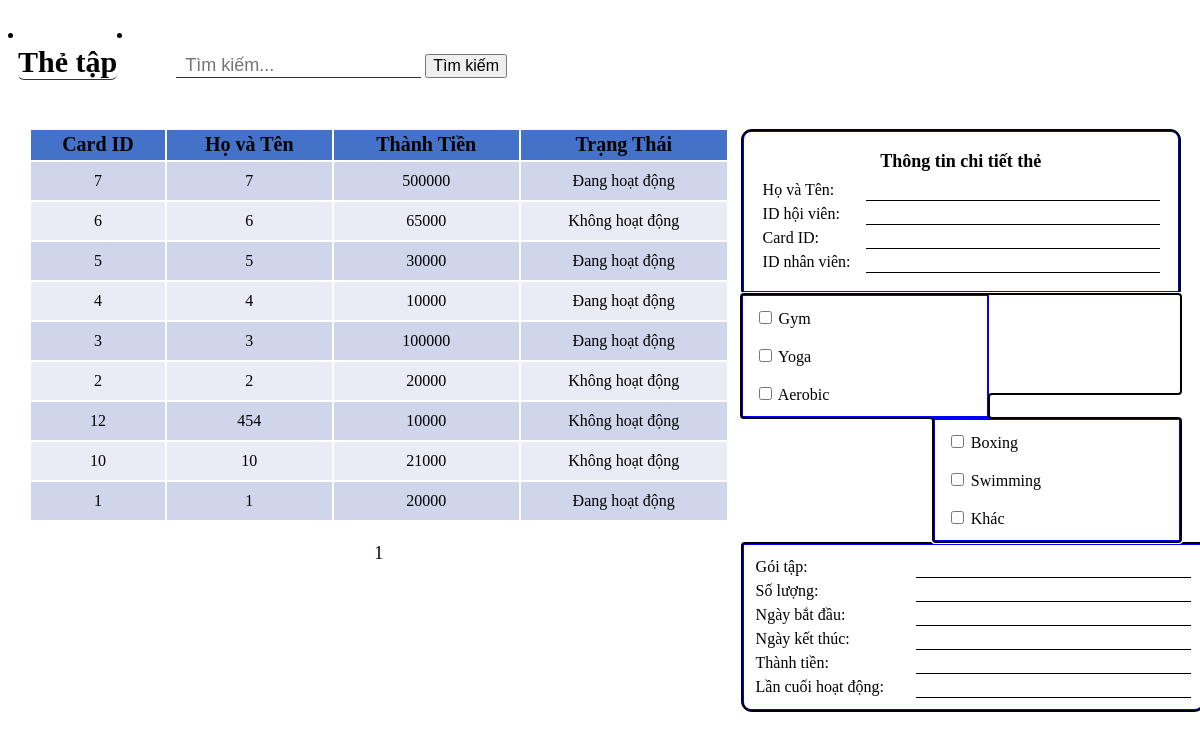
The page /view/the_hien_thi.php on the database its author committed.
### tables this page shows
CREATE TABLE `card` (
  `card_id` varchar(50) NOT NULL,
  `status` tinyint(1) NOT NULL DEFAULT 0,
  `packages` varchar(50) DEFAULT NULL,
  `quantity` int(11) DEFAULT NULL,
  `types_room` varchar(50) DEFAULT NULL,
  `time_start` date DEFAULT NULL,
  `time_end` date DEFAULT NULL,
  `id_hv` varchar(50) DEFAULT NULL,
  `id_nv` varchar(50) DEFAULT NULL,
  `time_private` float DEFAULT NULL,
  `total_money` float NOT NULL
);

CREATE TABLE `tbl_hoi_vien` (
  `id_hv` int(11) NOT NULL,
  `name_hv` varchar(50) NOT NULL,
  `ngay_sinh` date NOT NULL,
  `gioi_tinh` tinyint(1) NOT NULL DEFAULT 0,
  `tuoi` int(11) NOT NULL,
  `sdt` varchar(50) NOT NULL,
  `cmnd` varchar(50) NOT NULL,
  `bien_xe` varchar(50) DEFAULT NULL,
  `diem_tich_luy` float NOT NULL,
  `gmail` varchar(50) NOT NULL
);

### view/the_hien_thi.php (the view, shortened to what this page needs)
<?php
    include_once "../controller/connection.php";
?>
<link rel="stylesheet" href="./assets/css/the.css">
<div class="the_ten-hienthi">
   <li><h2 class = "the_ten1 abc ">Thẻ tập</h2></li>
   <li><div class = "the_ten">
            <form action="<?php echo $_SERVER['PHP_SELF'] ?>" method="post">
            <input class="the_ten1 the_ten-up" type="text" placeholder="Tìm kiếm..." name="cardsearch" height="50px">
            <input class="the_ten-search" type="submit" value="Tìm kiếm">
            </form>
        </div>
    </li>
</div>
<div class='the_div-fixed'>
    <div class="the_div-hienthi">
    <table class="the_table-hienthi">
            <tr class='the_table_row-hienthi the_table-Tieu_de' style="background-color: #4472C8">
                <th>Card ID</th>
                <th id="sort-ten">Họ và Tên</th>
                <th id="sort-tien">Thành Tiền</th>
                <th id="sort-status">Trạng Thái</th>
            </tr>
            <tbody id="the_table_body">
        <?php
            $sort = isset($_GET['sort']) ? $_GET['sort'] : '';
            $keyword = isset($_POST['cardsearch']) ? $_POST['cardsearch'] : "";
            $postb =  "WHERE card_id LIKE '%$keyword%' OR name_hv LIKE '%$keyword%' OR status LIKE '%$keyword%'";
            $p = isset($_GET['page']) ? (int)$_GET['page'] : 1;
            $limit = 11;
            $start = ($p - 1) * $limit;
            if ($sort == '1') {
                $sqlthe1 = "SELECT * FROM card Inner Join tbl_hoi_vien On card.id_hv = tbl_hoi_vien.id_hv ORDER BY name_hv ASC LIMIT $start, $limit";
            } elseif ($sort == '2') {
                $sqlthe1 = "SELECT * FROM card Inner Join tbl_hoi_vien On card.id_hv = tbl_hoi_vien.id_hv ORDER BY name_hv DESC LIMIT $start, $limit";
            } elseif ($sort == '3') {
                $sqlthe1 = "SELECT * FROM card Inner Join tbl_hoi_vien On card.id_hv = tbl_hoi_vien.id_hv ORDER BY total_money ASC LIMIT $start, $limit";
            } elseif ($sort == '4') {
                $sqlthe1 = "SELECT * FROM card Inner Join tbl_hoi_vien On card.id_hv = tbl_hoi_vien.id_hv ORDER BY total_money DESC LIMIT $start, $limit";
            } else {
                $sqlthe1 = "SELECT * FROM card Inner Join tbl_hoi_vien On card.id_hv = tbl_hoi_vien.id_hv $postb ORDER BY card_id DESC LIMIT $start, $limit";
            }
            $query = mysqli_query($mysqli,$sqlthe1);
            while($row = mysqli_fetch_array($query))
        {
        ?>
        <tr class="the_table_row-hienthi">
            <td class ="the_td_hien_thi"><?php echo $row["card_id"]?></td>
            <td class ="the_td_hien_thi"><?php echo $row["name_hv"]?></td>
            <td class ="the_td_hien_thi"><?php echo $row["total_money"]?></td>
            <td class ="the_td_hien_thi">
                <?php
                    if ($row["status"] == 1) {
                        echo "Đang hoạt động";  }
                    else {
                        echo "Không hoạt động";  }
                ?>
            </td>
        <?php
       }
       ?>
        </tbody>
    </table>
    <?php
        $sql_count = "SELECT COUNT(*) as count FROM card INNER JOIN tbl_hoi_vien ON card.id_hv = tbl_hoi_vien.id_hv $postb";
        $result_count = mysqli_query($mysqli, $sql_count);
        $row_count = mysqli_fetch_array($result_count);
        $total = $row_count["count"];
        $page_count = ceil($total / $limit);
        ?><br>
    <center class = "the_page-hienthi" >
        <?php
            for ($i = 1; $i <= $page_count; $i++) {
                if ($i == $p) {
                    echo " " . $i . " ";
                } else {
                    echo ' <a href="?page=' . $i . '&cardsearch=' . $keyword . '">' . $i . '</a> ';
                }
            }
            ?>
    </center>
</div>
<div class = "the_div-hienthi1" >
    <table class="the_table-hienthi1" style="border: 3px solid blue; white-space: nowrap;">
          <tr><th colspan = "2" style="font-size: 18px;" ;>Thông tin chi tiết thẻ</th></tr>
          <tr><tr>
          <tr><td style="padding-right: 30px;">Họ và Tên: </td><td class = the_gachchan><input type="text_the_name_hv"  name="input_theten" style="border: none; outline:none; "></td></tr>
          <tr><td>ID hội viên: </td><td class = the_gachchan><input type="text_the_id_hv" name="input_the_id" style="border: none; outline:none; "></td></tr>
          <tr><td>Card ID: </td><td class = the_gachchan><input type="text_card_id" name="input_the_card_id" style="border: none; outline:none;"></td></tr>
          <tr><td>ID nhân viên: </td><td class = the_gachchan><input type="text_id_nv" name="input_the_id_nv" style="border: none; outline:none;"></td></tr>
    </table>
    <div class = "the_table-hienthi2" >
        <table>
            <div class = "the_box_types_room1" style="border: 2px solid blue;">
                <input type="checkbox" id="vehicle1" name="vehicle1" value="Gym">
                <label for="vehicle1"> Gym</label><br><br>
                <input type="checkbox" id="vehicle2" name="vehicle2" value="Yoga">
                <label for="vehicle2"> Yoga</label><br><br>
                <input type="checkbox" id="vehicle3" name="vehicle3" value="Aerobic">
                <label for="vehicle3"> Aerobic</label><br>
            </div>
            <div class = "the_box_types_room2" style="border: 2px solid blue;">
                <input type="checkbox" id="vehicle4" name="vehicle4" value="Boxing">
                <label for="vehicle4"> Boxing</label><br><br>
                <input type="checkbox" id="vehicle5" name="vehicle5" value="Swimming">
                <label for="vehicle5"> Swimming</label><br><br>
                <input type="checkbox" id="vehicle6" name="vehicle6" value="Khac">
                <label for="vehicle6"> Khác</label><br>
            </div>
        </table>
    </div>
    <div class="the_table-hienthi3" style="border: 3px solid blue;">
        <table style="white-space: nowrap;">
            <tr><td ><label>Gói tập: </label></td>
                <td class = the_gachchan><input type="text_the1" name="input1" style="border: none; outline:none;"></td></tr>
            <tr><td><label>Số lượng: </label></td>
                <td class = the_gachchan><input type="text_the1" name="input2" style="border: none; outline: none;"></td></tr>
            <tr><td><label>Ngày bắt đầu: </label></td>
                <td class = the_gachchan><input type="text_the1" name="input3" style="border: none; outline: none;"></td></tr>
            <tr><td><label>Ngày kết thúc: </label></td>
                <td class = the_gachchan><input type="text_the1" name="input4" style="border: none; outline: none;"></td></tr>
            <tr><td><label>Thành tiền: </label></td>
                <td class = the_gachchan><input type="text_the1" name="input5" style="border: none; outline: none;"></td></tr>
            <tr><td style="padding-right: 30px;"><label>Lần cuối hoạt động: </label></td>
                <td class = the_gachchan><input type="text_the1" name="input6" style="border: none; outline: none;"></td></tr>
        </table></div>
</div>
</div>

### view/assets/css/the.css (style rules this page uses)
.the_gachchan { width: 100%; border-bottom: 1px solid black; padding: 2px 35px; }
.the_ten-search { cursor: pointer; font-size: 16px; }
.the_table-hienthi2 { width: 100% ; height: 100px; outline: auto; }
.the_box_types_room1 { float: left; padding: 12px; width: 50%;; }
.the_box_types_room2 { float: right; padding: 12px; width: 50%;; }
.the_table-hienthi1 { border-top-left-radius: 10px; border-top-right-radius: 10px; padding: 16px; width: 100%; height: 100px; outline: auto; }
.the_table-hienthi3 { border-bottom-left-radius: 10px; border-bottom-right-radius: 10px; padding: 9px; width: 100%; display: inline-block; outline: auto; }
.the_ten-hienthi { display: flex; }
.abc { margin-top: 0.99px; border-radius: 6px; }
.the_ten1 { font-size: 30px; margin-left: 10px; border: none; border-bottom: 1px solid #333; }
.the_ten-up { padding: 0px 9px; margin-left: 0px; margin-top: 9px; height: 25px; width: 245px; font-size: 18px; }
.the_div-hienthi { font-size: 18px; padding: 10px; border-collapse: collapse; margin-left: 10px; width: 160%; border: 1px solid white; }
.the_div-fixed { display: flex; }
.the_div-hienthi1 { margin-top: 23px; width: 100%; margin-right: 10px; border: 1px solid white; }
.the_table_row-hienthi { height: 30px; text-align: center; }
tr.the_table_row-hienthi.the_table-Tieu_de { background-color: #4472C8; font-size: 20px; }
table.the_table-hienthi { color: black; margin-top: 12px; width: 100%; }
.the_table-hienthi tr:nth-child(even) { background-color: #E9EBF5; }
.the_table-hienthi tr:nth-child(odd) { background-color: #CFD5EA; }
.the_td_hien_thi { height: 38px; }

### rows shown on the page
card: card_id "7", id_hv.name_hv "7", total_money "500000", status "Đang hoạt động"
card: card_id "6", id_hv.name_hv "6", total_money "65000", status "Không hoạt động"
card: card_id "5", id_hv.name_hv "5", total_money "30000", status "Đang hoạt động"
card: card_id "4", id_hv.name_hv "4", total_money "10000", status "Đang hoạt động"
card: card_id "3", id_hv.name_hv "3", total_money "100000", status "Đang hoạt động"
card: card_id "2", id_hv.name_hv "2", total_money "20000", status "Không hoạt động"
card: card_id "12", id_hv.name_hv "454", total_money "10000", status "Không hoạt động"
card: card_id "10", id_hv.name_hv "10", total_money "21000", status "Không hoạt động"
card: card_id "1", id_hv.name_hv "1", total_money "20000", status "Đang hoạt động"
